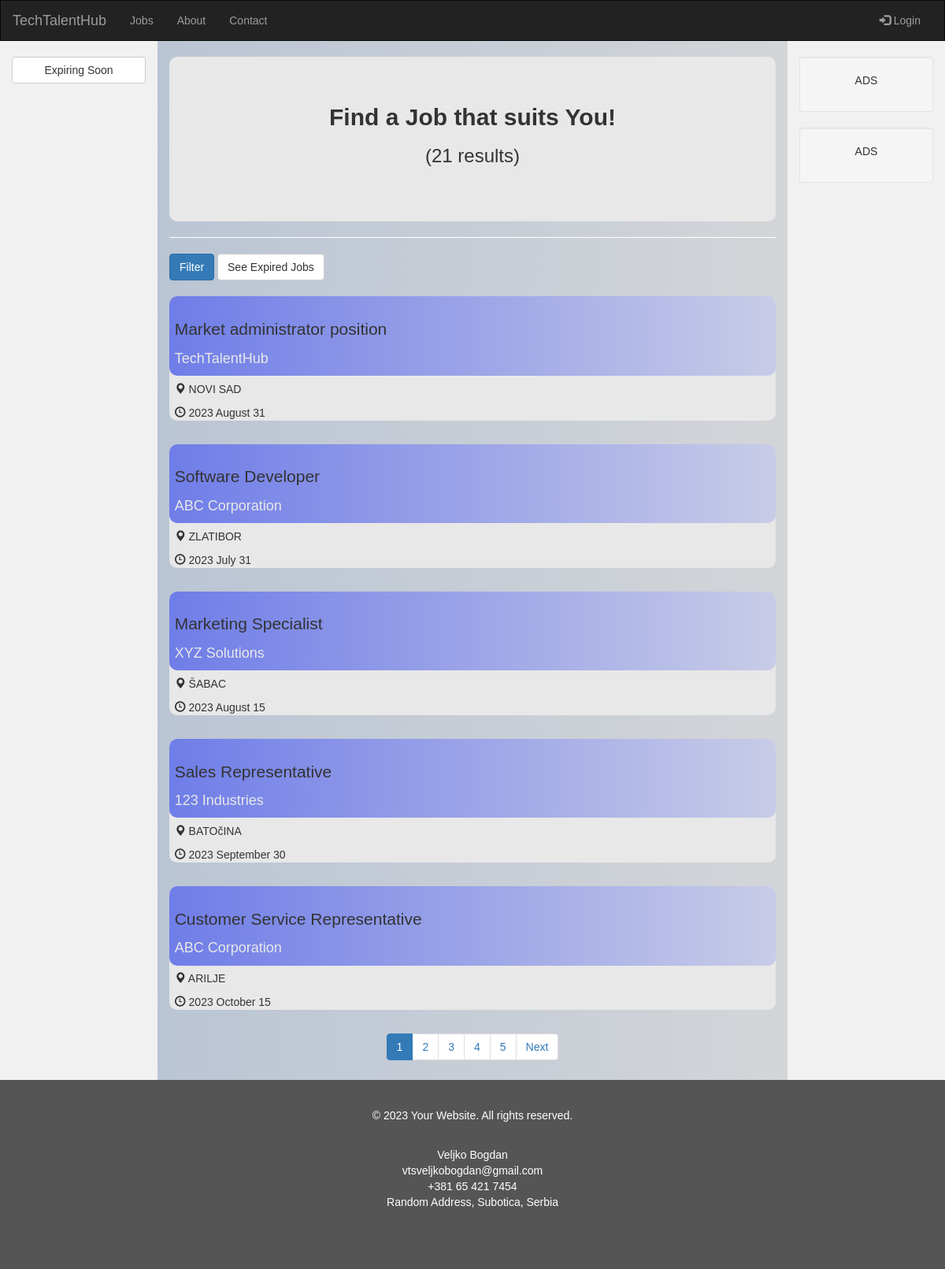
Before: / with the older database file.
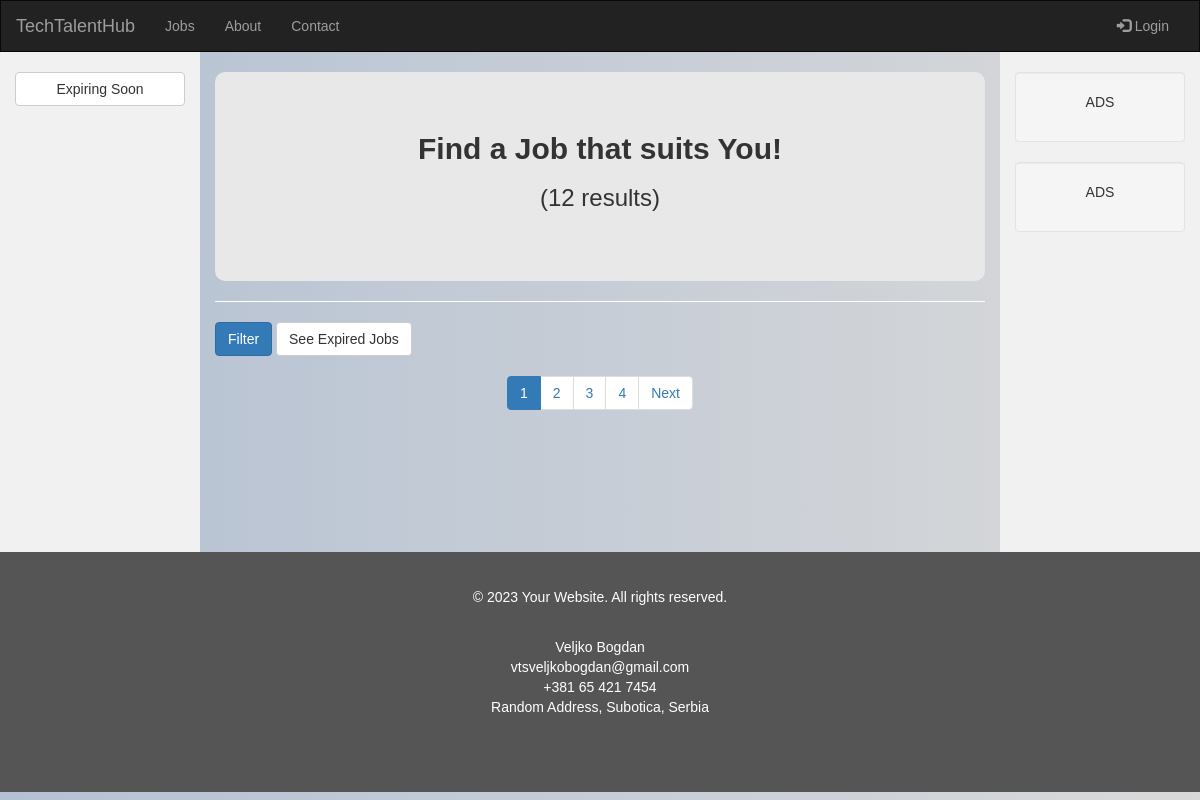
After: the same page with the newer database file.
### tables this page shows
CREATE TABLE `jobs` (
  `id_job` int(11) NOT NULL,
  `id_company` int(11) DEFAULT 1,
  `contact_person` varchar(255) NOT NULL,
  `contact_email` varchar(255) NOT NULL,
  `contact_telephone` varchar(255) NOT NULL,
  `company_name` varchar(255) NOT NULL,
  `poster_company_name` varchar(255) NOT NULL,
  `tax_id_number` int(63) NOT NULL,
  `position_name` varchar(255) NOT NULL,
  `category` varchar(255) NOT NULL,
  `city` varchar(255) NOT NULL,
  `remote` tinyint(1) NOT NULL DEFAULT 0,
  `qualifications` varchar(255) NOT NULL,
  `employment_type` varchar(255) NOT NULL,
  `text` text NOT NULL,
  `signup_email` varchar(255) NOT NULL,
  `signup_telephone` varchar(255) NOT NULL,
  `duration` int(63) NOT NULL,
  `period_from` date DEFAULT NULL,
  `period_to` date DEFAULT NULL,
  `is_enabled` tinyint(1) NOT NULL DEFAULT 0
);

CREATE TABLE `cities` (
  `id_city` int(11) NOT NULL,
  `city` varchar(255) NOT NULL
);

### index.php (the view, shortened to what the changed rows need)
<?php
require 'ban-check.php';
?>
<!DOCTYPE html>
<html lang="en">
<head>
    <link rel="stylesheet" href="https://maxcdn.bootstrapcdn.com/bootstrap/3.4.1/css/bootstrap.min.css">
    <link href="style.css" rel="stylesheet">
</head>
<body>
<div class="container-fluid col-sm-12 text-center">
    <div class="row content">
        <div class="col-sm-8 text-left middle"><br>
            <div class="content card card-rounded"><br><br>
            <h2 class="text-center"><b>Find a Job that suits You!</b></h2>
            <h3 class="text-center">(<?php
                $sql = "SELECT COUNT(*) AS row_count
                        FROM jobs
                        WHERE period_to > CURDATE()";
                $result = $conn->query($sql);
                if ($result->rowCount() > 0) {
                    $row = $result->fetch(PDO::FETCH_ASSOC);
                    $rowCount = $row['row_count'];
                    echo $rowCount;
                } else {
                    echo "No rows found.";
                }
                ?>
                 results)
            </h3><br><br><br>
            </div>
            <div class="content">
                <?php include_once 'index-list-jobs.php';  ?>
            </div>
        </div>
    </div>
</div>
</body>
</html>

### index-list-jobs.php (shortened to what the changed rows need)
<?php
$boxesPerPage = 5;
if (isset($_GET['page'])) {
    $currentPage = intval($_GET['page']);
} else {
    $currentPage = 1;
}
$offset = ($currentPage - 1) * $boxesPerPage;
$conditions = [];
if (!empty($conditions)) {
    $conditionsClause = ' WHERE j.period_to > CURDATE() AND ' . implode(' AND ', $conditions);
} else {
    $conditionsClause = ' WHERE j.period_to > CURDATE() ';
}
$sql = "SELECT
    j.city,
    ci.city,
    j.id_job,
    j.contact_person,
    j.contact_email,
    j.contact_telephone,
    j.company_name,
    j.position_name,
    j.category,
    c.category,
    j.remote,
    j.qualifications,
    q.qualification AS qualification_name,
    j.employment_type,
    et.employment_type AS employment_type_name,
    j.text,
    j.signup_email,
    j.signup_telephone,
    j.duration,
    j.period_from,
    j.period_to,
    j.is_enabled,
    j.id_company
FROM
    jobs j
JOIN categories c ON
    j.category = c.id_category
JOIN cities ci ON
    j.city = ci.id_city
JOIN employment_type et ON
    j.employment_type = et.id_employment_type
JOIN qualifications q ON
    j.qualifications = q.id_qualification"
    . $conditionsClause
    . " LIMIT $offset, $boxesPerPage";
$result = $conn->query($sql);
$totalResult = $conn->query("SELECT COUNT(*) AS total FROM jobs");
$totalRows = $totalResult->fetch(PDO::FETCH_ASSOC)['total'];
$totalPages = ceil($totalRows / $boxesPerPage);
while ($row = $result->fetch(PDO::FETCH_ASSOC)) {
    $dateTo = date('Y F d', strtotime($row['period_to']));
    echo '<a href="job-details.php?id=' . $row['id_job'] . '&idCompany='.$row['id_company'].'" class="link-disabled">';
    echo '<br>';
    echo '<div class="card card-rounded">';
    echo '<div class="card-header card-rounded ';
    if (strtotime($row['period_to']) < strtotime(date('Y-m-d'))) {
        echo 'card-header-expired';
    }
    echo '">';
    echo '<h3 class="card-title lead">' . $row['position_name'] . '</h3><h4 class="white"> ' . $row['company_name'] . '</h4>';
    echo '</div>';
    echo '<div class="card-body">';
    echo '<p class="card-text"><span class="glyphicon glyphicon-map-marker"></span> ' . strtoupper($row['city']) . '</p>';
    echo '<p class="card-text ';
    if (strtotime($row['period_to']) < strtotime(date('Y-m-d'))) {
        echo 'red';
    }
    echo '"><span class="glyphicon glyphicon-time"></span> ' . $dateTo . '</p>';
    echo '</div>';
    echo '</div>';
    echo '</a>';
}
if ($totalPages > 1) {
    echo '<nav class="text-center">';
    echo '<ul class="pagination justify-content-center">';
    for ($i = 1; $i <= $totalPages; $i++) {
        echo '<li class="page-item';
        if ($i === $currentPage) {
            echo ' active';
        }
        echo '"><a class="page-link" href="?page=' . $i . '">' . $i . '</a></li>';
    }
    echo '</ul>';
    echo '</nav>';
}
?>

Changed rows visible on the page:
no longer on this page (row edited): jobs: position_name "Market administrator position", company_name "TechTalentHub", cities.city "NOVI SAD", period_to "2023 August 31"
no longer on this page (row edited): jobs: position_name "Software Developer", company_name "ABC Corporation", cities.city "ZLATIBOR", period_to "2023 July 31"
no longer on this page (row edited): jobs: position_name "Marketing Specialist", company_name "XYZ Solutions", cities.city "ŠABAC", period_to "2023 August 15"
no longer on this page (row edited): jobs: position_name "Sales Representative", company_name "123 Industries", cities.city "BATOčINA", period_to "2023 September 30"
no longer on this page (row edited): jobs: position_name "Customer Service Representative", company_name "ABC Corporation", cities.city "ARILJE", period_to "2023 October 15"
Other visible differences:
$rowCount: "21" → "12"
list line gone: "5"
